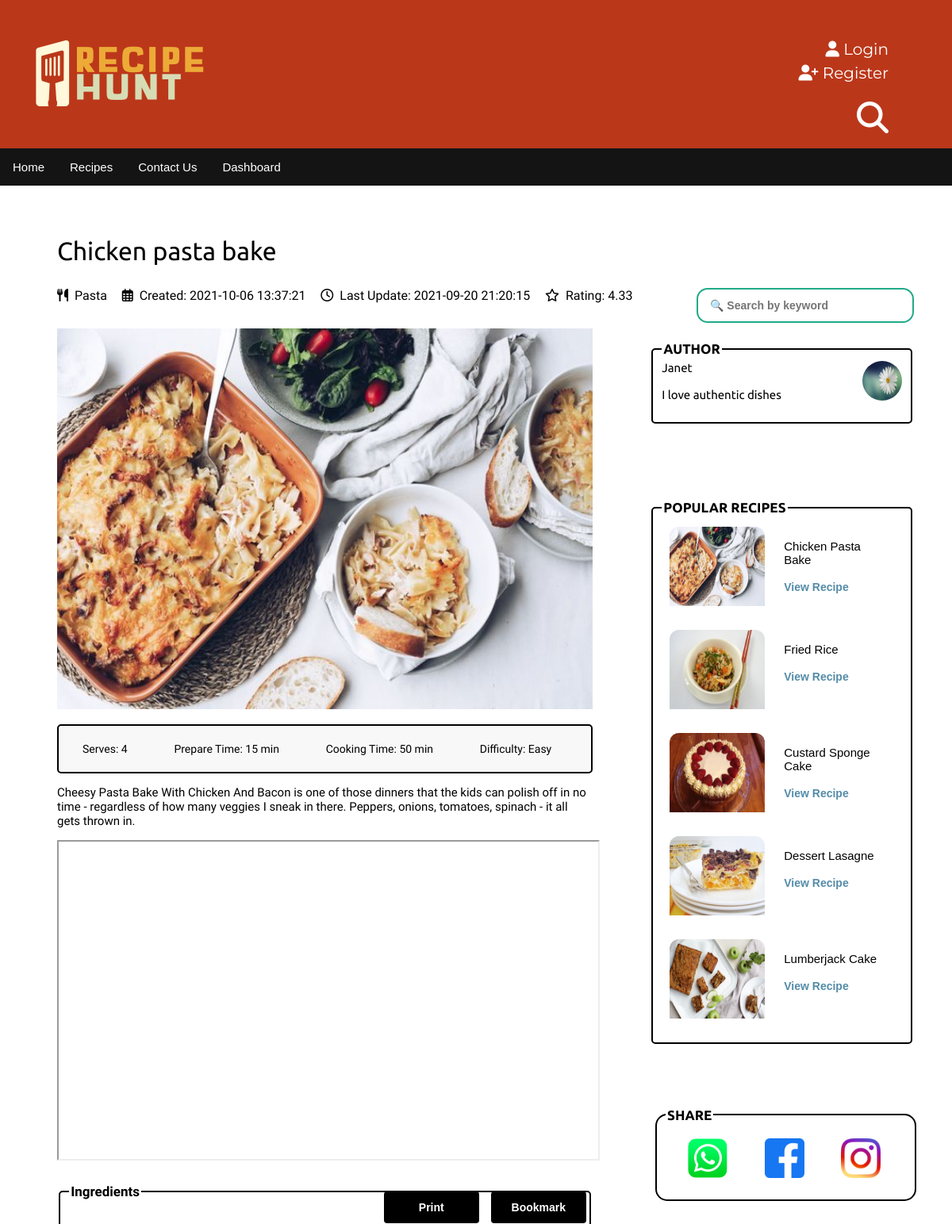
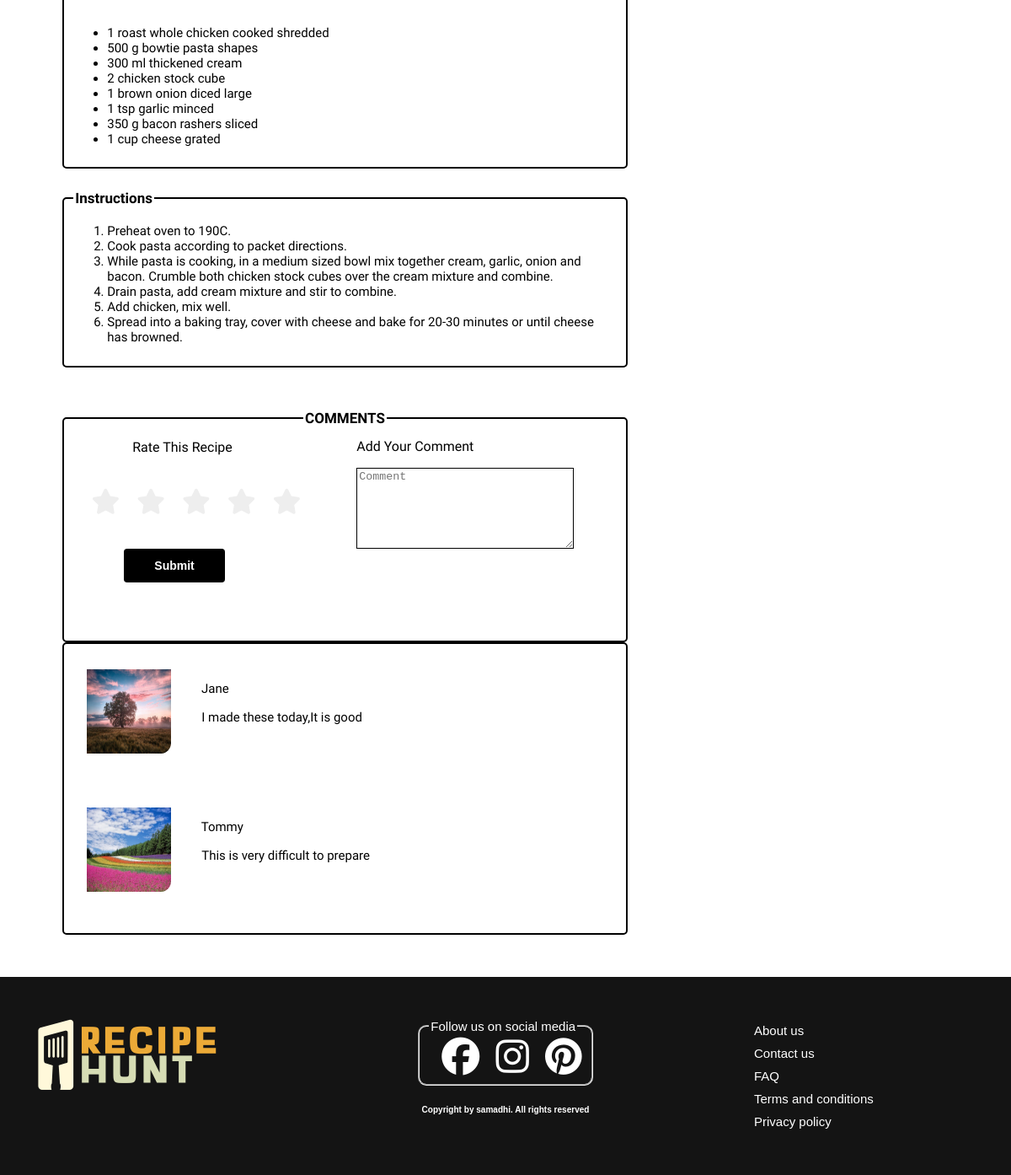
Screenshot of /recipe/view-recipe.php?Permalink=chicken-pasta-bake (signed in) with the database file from the repository (2 pictures, top to bottom).
### tables this page shows
CREATE TABLE `recipe` (
  `RecipeID` int(11) NOT NULL,
  `Category` varchar(50) NOT NULL,
  `UserID` int(11) DEFAULT NULL,
  `Title` varchar(50) NOT NULL,
  `Permalink` varchar(250) NOT NULL,
  `R_description` text NOT NULL,
  `Ingredients` text NOT NULL,
  `Instructions` text NOT NULL,
  `Prep_time` varchar(11) NOT NULL,
  `Cook_time` varchar(11) NOT NULL,
  `No_of_servings` int(11) NOT NULL,
  `Difficulty` varchar(50) NOT NULL,
  `Recipe_image` varchar(255) NOT NULL,
  `Video_link` varchar(255) NOT NULL,
  `R_status` varchar(50) NOT NULL,
  `Created_timestamp` datetime NOT NULL,
  `Updated_timestamp` datetime DEFAULT NULL
);

CREATE TABLE `comment` (
  `UserID` int(11) NOT NULL,
  `RecipeID` int(11) NOT NULL,
  `CommentID` int(11) NOT NULL,
  `Comment_desc` varchar(255) NOT NULL,
  `Comment_timestamp` datetime NOT NULL
);

CREATE TABLE `profile_details` (
  `UserID` int(11) NOT NULL,
  `First_name` varchar(30) NOT NULL,
  `Last_name` varchar(30) NOT NULL,
  `Bio` varchar(255) DEFAULT NULL,
  `Gender` varchar(15) DEFAULT NULL,
  `Location` varchar(50) DEFAULT NULL,
  `Profile_image` varchar(255) DEFAULT NULL
);

CREATE TABLE `rate` (
  `UserID` int(11) NOT NULL,
  `RecipeID` int(11) NOT NULL,
  `Rating` int(11) DEFAULT NULL
);

### recipe/view-recipe.php (the view, shortened to what this page needs)
<?php
    require_once "../config/config.php";
    $UserID = $_SESSION['userid'];
    $permalink = $_GET['Permalink'];
    $sql = "SELECT * FROM recipe WHERE Permalink = '$permalink'";
    $result = mysqli_query($conn, $sql);
        if(mysqli_num_rows($result) > 0){
            while($row = mysqli_fetch_assoc($result)){
                $RecipeID = $row['RecipeID'];
                $Title = $row['Title'];
                $Category = $row['Category'];
                $R_description = $row['R_description'];
                $Prep_time = $row['Prep_time'];
                $Cook_time = $row['Cook_time'];
                $Ingredients = $row['Ingredients'];
                $Difficulty = $row['Difficulty'];
                $No_of_servings = $row['No_of_servings'];
                $Created_timestamp = $row['Created_timestamp'];
                $Updated_timestamp = $row['Updated_timestamp'];
                $Recipe_image = $row['Recipe_image'];
                $Instructions = $row['Instructions'];
                $Video_link = $row['Video_link'];
            }
        }
        $rate = "SELECT AVG(rating) FROM Rate WHERE RecipeID = $RecipeID GROUP BY RecipeID";
        $rate_result = mysqli_query($conn, $rate);
        if(mysqli_num_rows($rate_result) > 0){
            while($row = mysqli_fetch_array($rate_result)){
                $avg_rate =  ROUND($row['AVG(rating)'], 2);
            }
        }
        else
            $avg_rate = 0;
?>
<!DOCTYPE html>
<html>
<head>
    <link rel="stylesheet" href="../styles/recipe/view-recipe.css" />
</head>
<body>
    <div class="noPrint">
        <?php require "rheader.php"?>
    </div>
    <main>
        <div class="recipe-bar">
            <label class="recipe-lb"><?php echo $Title ?></label>
        </div>
        <div class="recipe-cat">
            <span><i class="fas fa-utensils"></i><?php echo $Category ?></span>
            <span><i class="far fa-calendar-alt"></i>Created: <?php echo $Created_timestamp ?></span>
            <span><i class="far fa-clock"></i>Last Update: <?php echo $Updated_timestamp ?></span>
            <span><i class="far fa-star"></i>Rating: <?php echo $avg_rate ?></span>
            <form class="search noPrint" action="user-search.php" method="POST">
                <input type="search" placeholder="🔍 Search by keyword" name="keyword" required>
            </form>
        </div>
        <div class='recipe-grid'>
            <div class="left-side">
                <div class="recipe-img">
                    <img src="../images/recipe/<?php echo $Recipe_image ?>" width="100%" height="480px">
                    <div class="recipe-dt noPrint">
                        <ul class="list-dt">
                            <li>Serves: <?php echo $No_of_servings?></li>
                            <li>Prepare Time: <?php echo $Prep_time ?></li>
                            <li>Cooking Time: <?php echo $Cook_time ?></li>
                            <li>Difficulty: <?php echo $Difficulty ?></li>
                        </ul>
                    </div>
                    <div class="recipe-des">
                        <p><?php echo $R_description ?></p>
                    </div>
                    <div class="recipe-video noPrint">
                        <iframe width="680px" height="400px" src=<?php echo $Video_link ?>></iframe>
                    </div>
                    <div>
                        <fieldset class="field-set" style="margin-top:25px;">
                            <legend style="font-size:17px; font-weight: bold;">Ingredients</legend>
                            <form method="POST" action="">
                                <input type="submit" id="bookmark-btn" name="bookmark" class="submit-btn noPrint"
                                    value="Bookmark">
                                <input type="submit" id="print-btn" name="print" class="submit-btn noPrint"
                                    value="Print" onclick="window.print()">
                            </form>
                            <div>
                                <ul class="Ingredients">
                                    <?php foreach (explode("\n", $Ingredients) as $i): ?>
                                    <li>
                                        <?php echo $i ?>
                                    </li>
                                    <?php endforeach; ?>
                                </ul>
                            </div>
                        </fieldset>
                    </div>
                    <div>
                        <fieldset class="field-set" style="margin-top:25px;">
                            <legend style="font-size:17px; font-weight: bold;">Instructions</legend>
                            <div>
                                <ol class="Instructions">
                                    <?php foreach (explode("\n", $Instructions) as $i): ?>
                                    <li>
                                        <?php echo $i ?>
                                    </li>
                                    <?php endforeach; ?>
                                </ol>
                            </div>
                        </fieldset>
                    </div>
                    <div>
                        <fieldset class="field-set noPrint" style="margin-top:50px;">
                            <legend align="center" style="font-size:17px; font-weight: bold;">COMMENTS</legend>
                            <label class="rate-lb">Rate This Recipe</label><br>
                            <form method="POST" action="">
                                <div class="star-rating star-input">
                                    <label for="rating-5" class="fas fa-star"></label>
                                    <label for="rating-4" class="fas fa-star"></label>
                                    <label for="rating-3" class="fas fa-star"></label>
                                    <label for="rating-2" class="fas fa-star"></label>
                                    <label for="rating-1" class="fas fa-star"></label>
                                </div>
                                <div class="comment-mid">
                                    <label class="com-lb">Add Your Comment</label><br>
                                    <textarea placeholder="Comment" name="comment" class="com-area" rows="6" cols="50"
                                        required></textarea>
                                    <input type="submit" class="submit-btn" name="submit" value="Submit">
                                    <br /><br />
                                </div>
                            </form>
                        </fieldset>
                        <fieldset class="field-set noPrint" style="margin-top: 0; margin-bottom:50px;">
                            <div>
                                <?php
                                    $sql = "SELECT * FROM comment C, profile_details P WHERE C.UserID =  P.UserID AND C.RecipeID = $RecipeID;";
                                    $u_result = mysqli_query($conn, $sql);
                                    if (mysqli_num_rows($u_result) > 0) {
                                        while ($row = mysqli_fetch_assoc($u_result)) {
                                ?>
                                <img class="cc-img" src="../images/profile/<?php echo $row['Profile_image'] ?>">
                                <span class="fname"><?php echo $row['First_name'] ?></span>
                                <br />
                                <span class="c_des"><?php echo $row['Comment_desc'] ?></span>
                                <br /><br />
                                <?php
                                    }
                                }
                                ?>
                            </div>
                        </fieldset>
                    </div>
                </div>
            </div>
            <div class="right-side ">
                <div class="author noPrint">
                    <fieldset class="field-set">
                        <legend style="font-size:17px; font-weight: bold;">AUTHOR</legend>
                        <?php
                            $sql = "SELECT * FROM profile_details WHERE UserID = '$UserID'";
                            $u_result = mysqli_query($conn, $sql);
                            if (mysqli_num_rows($u_result) > 0) {
                                while ($row = mysqli_fetch_assoc($u_result)) {
                        ?>
                        <img class="user-img" src="../images/profile/<?php echo $row['Profile_image'] ?>">
                        <?php echo $row['First_name'] ?>
                        <br /><br />
                        <?php echo $row['Bio'] ?>
                        <br /><br>
                    </fieldset>
                </div>
                <div class="popular">
                    <fieldset class="field-set">
                        <legend style="font-family:'Ubuntu'; font-size:17px; font-weight: bold;">POPULAR RECIPES
                        </legend>
                        <?php
                            $sql = "SELECT * FROM rate T, recipe R WHERE R.RecipeID = T.RecipeID GROUP BY T.RecipeID ORDER by AVG(T.Rating) DESC LIMIT 6";
                            $p_result = mysqli_query($conn, $sql);
                            if (mysqli_num_rows($p_result) > 0) {
                                while ($row = mysqli_fetch_assoc($p_result)) { ?>
                        <div class="popular-grid">
                            <div class="popu-top">
                                <img class="popu-img" src="../images/recipe/<?php echo $row['Recipe_image'] ?>">
                                <div class="popu-bt">
                                    <?php echo $row['Title'] ?> <br><br>
                                    <a class="popu-link"
                                        href="view-recipe.php?Permalink=<?php echo $row['Permalink']?>">View Recipe</a>
                                </div>
                            </div>
                        </div>
                        <?php
                        }
                      }
                    ?>
                        <?php
                        }
                     }
                    ?>
                    </fieldset>
                </div>
                <div class="share noPrint">
                    <fieldset class="field-set" style="border-radius: 15px;">
                        <legend style="font-size:17px; font-weight: bold;">SHARE</legend>
                        <a href="http://api.whatsapp.com/send?text=http://localhost:8080/web/user/view-recipe.php?Permalink=<?php echo $row['Permalink']?>"
                            target="_blank">
                            <img class="share-img" src="../icons/whatsapp.png"></a>
                        <a href="http://www.facebook.com/sharer.php?u=http://localhost:8080/web/user/view-recipe.php?Permalink=<?php echo $row['Permalink']?>"
                            target="_blank">
                            <img class="share-img" src="../icons/facebook.png"></a>
                        <a href="http://www.instagram.com/sharer.php?u=http://localhost:8080/web/user/view-recipe.php?Permalink=<?php echo $row['Permalink']?>"
                            target="_blank">
                            <img class="share-img" src="../icons/instagram.png"></a>
                    </fieldset>
                </div>
            </div>
        </div>
    </main>
    <div class="noPrint">
        <?php require "rfooter.php"?>
    </div>
</body>
</html>

### styles/recipe/view-recipe.css (style rules this page uses)
body { font-family: "Oxygen", sans-serif; font-size: 15px; margin: 0; }
.recipe-bar { padding: 4rem 3.5rem 0 0; }
.recipe-lb { font-family: "Ubuntu"; font-size: 2rem; padding: 1.8rem 0 0 4.5rem; }
.recipe-cat { padding: 1.8rem 0 0 4.5rem; }
.recipe-cat span { font-size: 1rem; margin-right: 15px; }
.recipe-cat i { margin-right: 8px; }
.list-dt { list-style: none; background-color: #f8f8f8; padding: 20px 0 20px 0; border: 2px solid black; border-radius: 5px; }
.list-dt li { font-size: 14px; display: inline; padding-left: 30px; padding-right: 25px; }
.recipe-des { text-transform: initial; }
.search { width: 270px; height: 40px; border: 2px solid #1fab89; border-radius: 14px; float: right; background-color: white; margin-right: 3rem; }
input { width: 260px; padding: 12px 5px; margin-left: 10px; border: 0; border-radius: 14px; outline: none; font-weight: 600; font-size: 14px; }
.recipe-grid { display: grid; grid-template-columns: 60% auto; margin: 2rem 3px 0 4.5rem; }
.user-img { width: 50px; height: 50px; float: right; margin-left: 30px; margin-bottom: 10px; border-radius: 50%; }
.popular { text-transform: capitalize; padding-top: 5rem; margin: 1rem 2.8rem 0 4.5rem; }
.popu-img { width: 120px; height: 100px; float: left; border-radius: 10%; padding-bottom: 20px; }
.popular-grid { display: grid; padding: 10px 15px 0 10px; }
.popu-bt { margin-left: 9rem; margin-top: 1rem; font-family: "Glory", sans-serif; }
.popu-link { text-decoration: none; color: #548ca8; font-size: 14px; font-weight: bold; }
.field-set { border: 2px solid black; border-radius: 5px; }
#bookmark-btn { position: relative; left: 32.6rem; top: -1rem; }
#print-btn { position: relative; left: 15.8rem; top: -1rem; }
.author { text-transform: initial; margin: 1rem 2.8rem 0 4.5rem; font-family: "Ubuntu", sans-serif; }
.share { text-transform: initial; margin: 5rem 2.5rem 0 4.8rem; font-family: "Ubuntu", sans-serif; }
.share-img { width: 50px; height: 50px; border-radius: 10%; padding: 15px 15px 15px 28px; }
.comment-mid { display: grid; grid-template-columns: 40% auto; }
.com-lb { position: relative; font-size: 16px; bottom: 5rem; left: 21rem; }
.com-area { border: 1px solid black; position: relative; left: 21rem; bottom: 4rem; outline: none; }
.rate-lb { padding-left: 70px; position: relative; top: 10px; font-size: 16px; }
.star-rating { margin-top: 20px; display: table; width: 350px; }
.star-rating label { padding: 10px; float: right; font-size: 30px; color: #eee; position: relative; right: 70px; cursor: pointer; top: 20px; }
.star-rating:before { width: 100%; float: left; color: #ffc107; }
.submit-btn { width: 120px; height: 40px; position: relative; top: 2rem; right: 13rem; cursor: pointer; font-weight: bold; outline: none; color: white; background-color: black; border-radius: 0.25rem; padding-bottom: 20px; }
.cc-img { width: 100px; height: 100px; padding-left: 1rem; padding-top: 1.5rem; border-radius: 10%; position: relative; }
.fname { position: relative; bottom: 4.5rem; left: 2rem; }
.c_des { position: relative; bottom: 3.5rem; left: 9.5rem; }

### styles/header.css (style rules this page uses)
body { margin: 0; }

### styles/footer.css (style rules this page uses)
body { margin: 0; }

### rows the page displays
recipe: Title "Chicken pasta bake", Category "Pasta", Created_timestamp "2021-10-06 13:37:21", Updated_timestamp "2021-09-20 21:20:15", Recipe_image (picture), No_of_servings "4", Prep_time "15 min", Cook_time "50 min", Difficulty "Easy", R_description "Cheesy Pasta Bake With Chicken And Bacon is one of those dinners that the kids can polish off in no time - regardless of how many veggies I sneak in there. Peppers, onions, tomatoes, spinach - it all gets thrown in.", Ingredients "1 roast whole chicken cooked shredded", Ingredients "500 g bowtie pasta shapes", Ingredients "300 ml thickened cream", Ingredients "2 chicken stock cube", Ingredients "1 brown onion diced large", Ingredients "1 tsp garlic minced", Ingredients "350 g bacon rashers sliced", Ingredients "1 cup cheese grated", Instructions "Preheat oven to 190C.", Instructions "Cook pasta according to packet directions.", Instructions "While pasta is cooking, in a medium sized bowl mix together cream, garlic, onion and bacon. Crumble both chicken stock cubes over the cream mixture and combine.", Instructions "Drain pasta, add cream mixture and stir to combine.", Instructions "Add chicken, mix well.", Instructions "Spread into a baking tray, cover with cheese and bake for 20-30 minutes or until cheese has browned."
comment: profile_details.Profile_image (picture), profile_details.First_name "Jane", Comment_desc "I made these today,It is good"
comment: profile_details.Profile_image (picture), profile_details.First_name "Tommy", Comment_desc "This is very difficult to prepare"
profile_details: Profile_image (picture), First_name "Janet", Bio "I love authentic dishes"
rate: RecipeID.Recipe_image (picture), RecipeID.Title "Chicken Pasta Bake"
rate: RecipeID.Recipe_image (picture), RecipeID.Title "Fried Rice"
rate: RecipeID.Recipe_image (picture), RecipeID.Title "Custard Sponge Cake"
rate: RecipeID.Recipe_image (picture), RecipeID.Title "Dessert Lasagne"
rate: RecipeID.Recipe_image (picture), RecipeID.Title "Lumberjack Cake"

### other values shown
$avg_rate "4.33"
